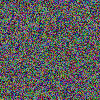
Frame 1 (no input)
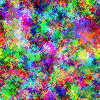
Frame 60 (the mouse pressed at the canvas centre just before this capture)
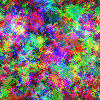
Frame 120 (the mouse held since frame 60 and released just before this capture)

The Processing sketch that drew these frames (run headless with seeded random() and noise(); from frame 60 on, the mouse is pressed at the canvas centre):

// Processing sketch: processing_8897
// ── processing_8897.pde

/**
 * Brian's Game of Chance
 *
 * A probablistic version of Conway's Game of Life.  In this game, each pixel's 
 * next color is determined by its 8 immediate neighbors.  The occurance of each bit set
 * to 1 is summed across its neighbors and then given a probability of being a 1 or a 0 
 * based on the sum.  For instance, if the greatest bit is 1 in 3 of the 8 neighbors,
 * then the chance that the center pixel's greatest bit will be 1 on the next draw is 3/8.
 * Conversely, there is a 5/8 chance that the greatest bit will be set to 0. This algorithm
 * is carried out for each bit position in the RGB space to determine the complete color.
 * The alpha channel is ignored.
 */
 
color[][] buffer;
color[][] swap;

void setup(){
  size(100, 100);
  background(0);
  buffer = new color[width][height];
  swap = new color[width][height];
  for(int i=0; i<height; i++) {
    for(int j=0; j<width; j++) {
      swap[j][i] = color(random(256),random(256),random(256));
    }
  }
}

void draw(){
  arrayCopy(swap,buffer);
  
  for(int i=0; i<height; i++) {
    for(int j=0; j<width; j++) {
      stroke(buffer[j][i]);
      point(j, i);
      
      swap[j][i] = nextColor(j,i);
    }
  }
}

color nextColor(int j, int i){
  int[] inputsR = new int[8];
  int[] inputsG = new int[8];
  int[] inputsB = new int[8];
  
  //int a = (argb >> 24) & 0xFF;
  //int r = (argb >> 16) & 0xFF;  // Faster way of getting red(argb)
  //int g = (argb >> 8) & 0xFF;   // Faster way of getting green(argb)
  //int b = argb & 0xFF;          // Faster way of getting blue(argb)

  int[] x = new int[8];
  int[] y = new int[8];
  
  x[0] = j==0?width-1:j-1;
  y[0] = i==0?height-1:i-1;
  x[1] = j;
  y[1] = i==0?height-1:i-1;
  x[2] = j==width-1?0:j+1;
  y[2] = i==0?height-1:i-1;
  
  x[3] = j==0?width-1:j-1;
  y[3] = i;
  x[4] = j==width-1?0:j+1;;
  y[4] = i;
  
  x[5] = j==0?width-1:j-1;
  y[5] = i==height-1?0:i+1;
  x[6] = j;
  y[6] = i==height-1?0:i+1;
  x[7] = j==width-1?0:j+1;
  y[7] = i==height-1?0:i+1;
  
  for(int q=0;q<8;q++){
    color input = buffer[x[q]][y[q]];
    inputsR[q] = (input >> 16) & 0xFF;
    inputsG[q] = (input >> 8) & 0xFF;
    inputsB[q] = input & 0xFF;
  }
  
  int newR = getNew(inputsR);
  int newG = getNew(inputsG);
  int newB = getNew(inputsB);
  
  return color(newR,newG,newB);
}

int getNew(int[] inputs){
  int newC = 0;
  
  for(int i=0;i<8;i++){
    int count = 0;
    for(int j=0;j<8;j++){
      count += (inputs[j] >> i) & 0x01;
    } 

    newC = newC | (newBit(count) << i);
  }
  
  return newC;
}

int newBit(int count){
 int bit = (count > random(8))?1:0;
  return bit;
}
